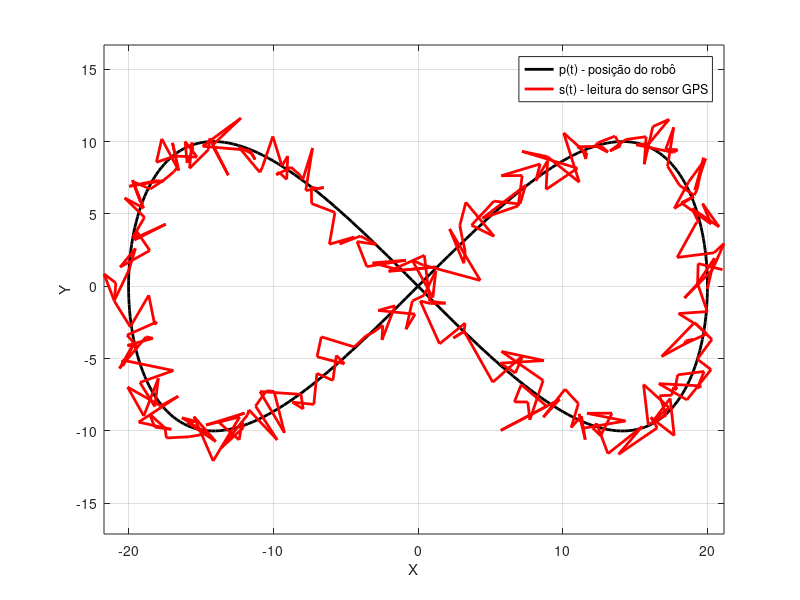

Reproduce this figure in MATLAB.
clc; clear all; close all

% Posicao de leitura do sensor
s = [20
     0];
 
% Posicao real do robo
p = [20
     0];
 
% Ruidos de medicao
eP = [0
      0];

% Tempo maximo
tmax = 2 * pi;

% Variação de tempo (passo)
dt = pi/150;

% Loop para plot do grafico
for t=0:dt:tmax
    % Nova posicao do robo
    dP = [20*cos(t)
          20*sin(t).*cos(t)];
    
    % Erro de leitura (ruido)
    eP = randn(2,1);
    
    %Concatenacao dos valores antigos com o novo valor de posicao
    p = [p , dP];
    
    % Concatenacao dos valores antigos com erro de medicao do robo com a 
    % nova medicao com erro de posicao
    s = [s , dP+eP];
    
    % Plot animado da posicao e da posicao medida
    plot(p(1,:), p(2,:), 'k', 'linewidth', 2);
    hold on
    plot(s(1,:), s(2,:), 'r', 'linewidth', 2);
    grid on, axis equal
    hold off
    xlabel("X")
    ylabel("Y")
    legend('p(t) - posição do robô','s(t) - leitura do sensor GPS')
    drawnow
end